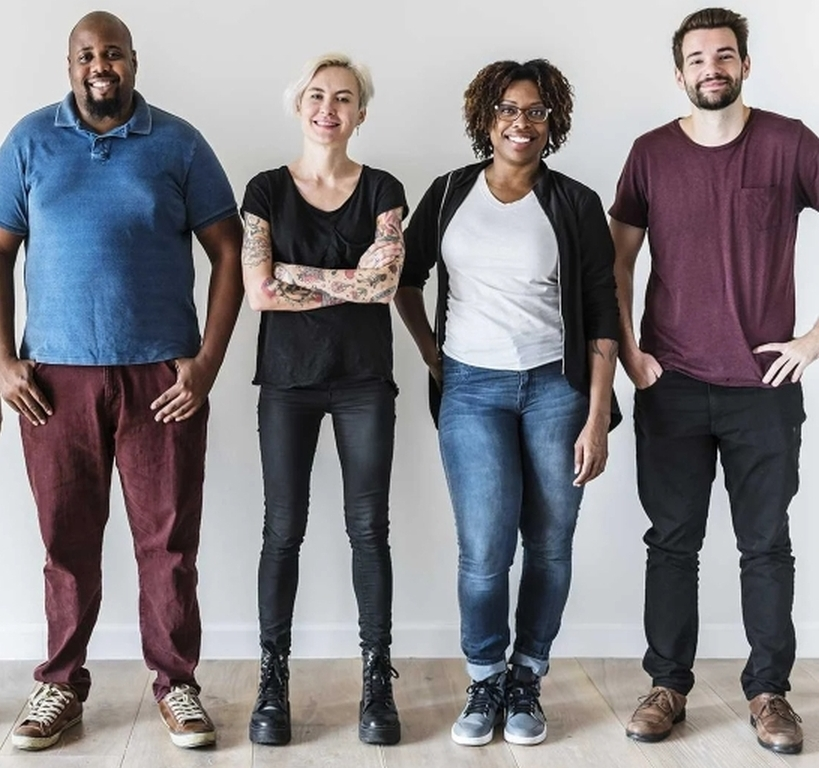
#> input picture personas.jpg, 819 x 768 px, found by its file name
$ jupyter execute --allow-errors ViolaJones-Varios.ipynb   (older library calls are emulated)
#> lines starting #> are read from the running program, lines starting #| are printed output that depends on the picture; after the words box and inside, x2 and y2 are one past the last pixel; in counts of white or black regions, pixels touching at a corner belong together
[cell 1]
import cv2 as cv
from google.colab.patches import cv2_imshow
import numpy as np
Im=cv.imread('/content/drive/MyDrive/Colab Notebooks/personas.jpg')
#> Im is the input picture: shape (768, 819, 3); mean B, G, R 131.1, 126.2, 129.4
cv2_imshow(Im)
face_cascade = cv.CascadeClassifier(cv.data.haarcascades +'haarcascade_frontalface_default.xml')
gray=cv.cvtColor(Im, cv.COLOR_BGR2GRAY)
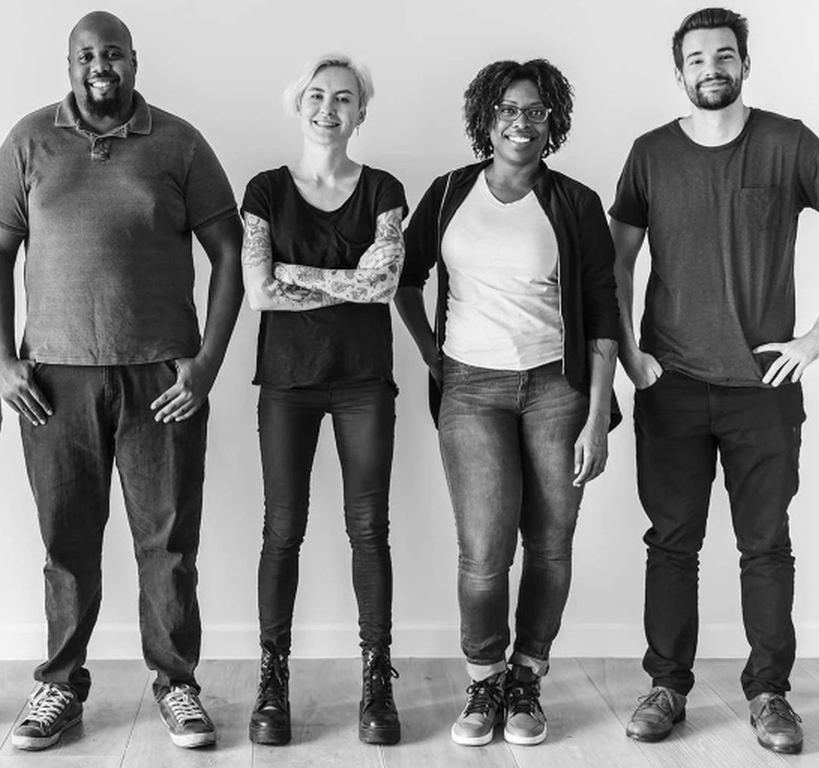
#> gray: shape (768, 819); min 0, max 255, mean 127.7
faces=face_cascade.detectMultiScale(gray,1.1,5)
#> faces = [[489, 84, 67, 67], [674, 27, 77, 77], [292, 70, 75, 75], [67, 28, 72, 72]]
for (x,y,w,h) in faces:
    Img = cv.rectangle(Im,(x,y),(x+w,y+h),(0,0,255),2)
#> this loop made 4 passes
#> pass 2, `Img = cv.rectangle(Im,(x,y),(x+w,y+h),(0,0,255),2)`:
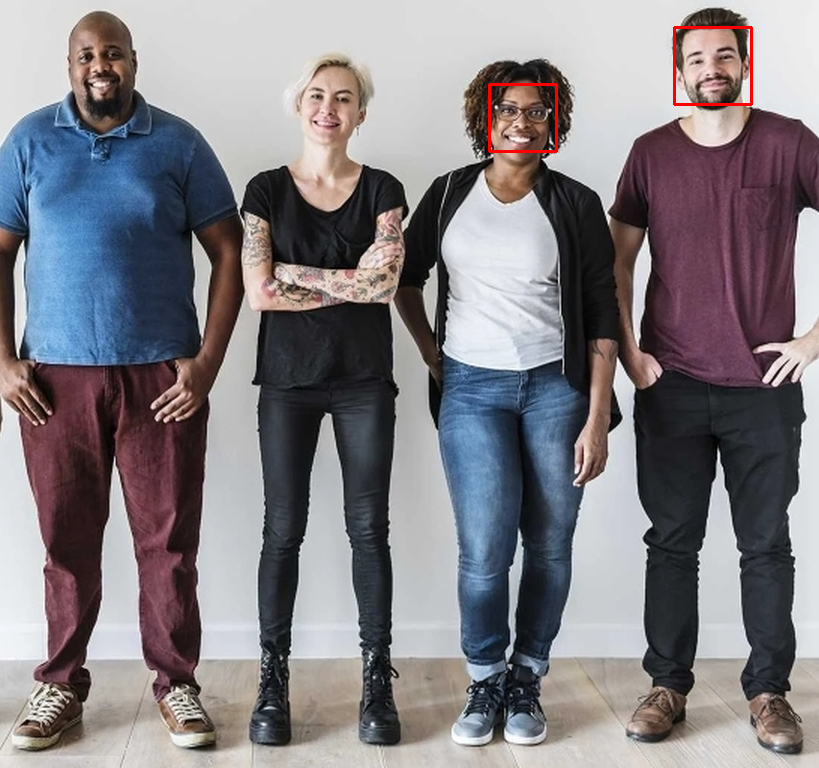
#> Img: shape (768, 819, 3); mean B, G, R 130.8, 125.9, 129.8
#> pass 3, `Img = cv.rectangle(Im,(x,y),(x+w,y+h),(0,0,255),2)`:
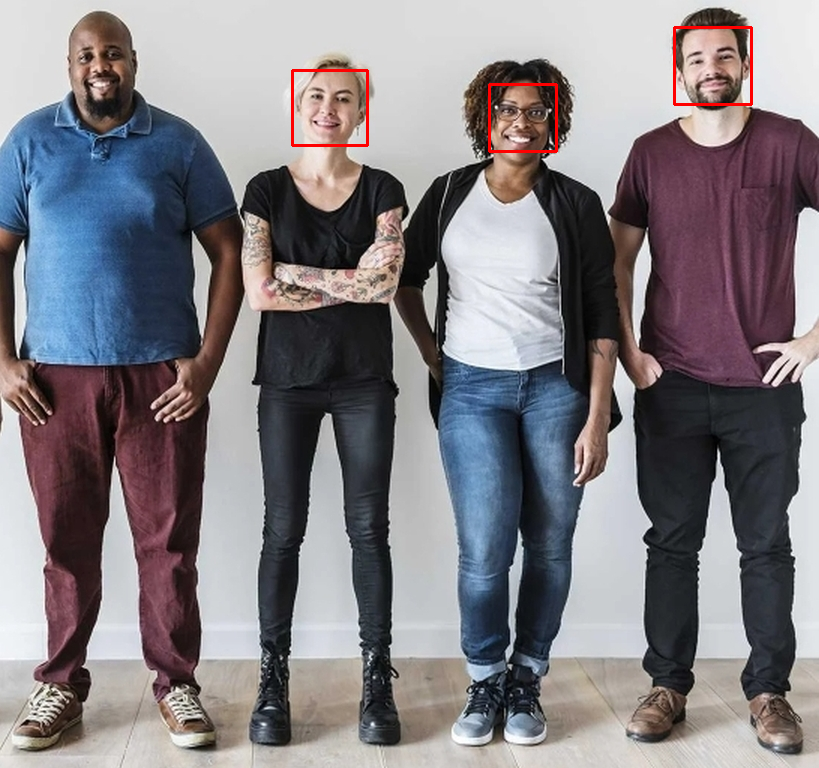
#> Img: shape (768, 819, 3); 0.14% of pixels changed, all inside (x1, y1, x2, y2) = (291, 69, 369, 147)
#> after the loop:
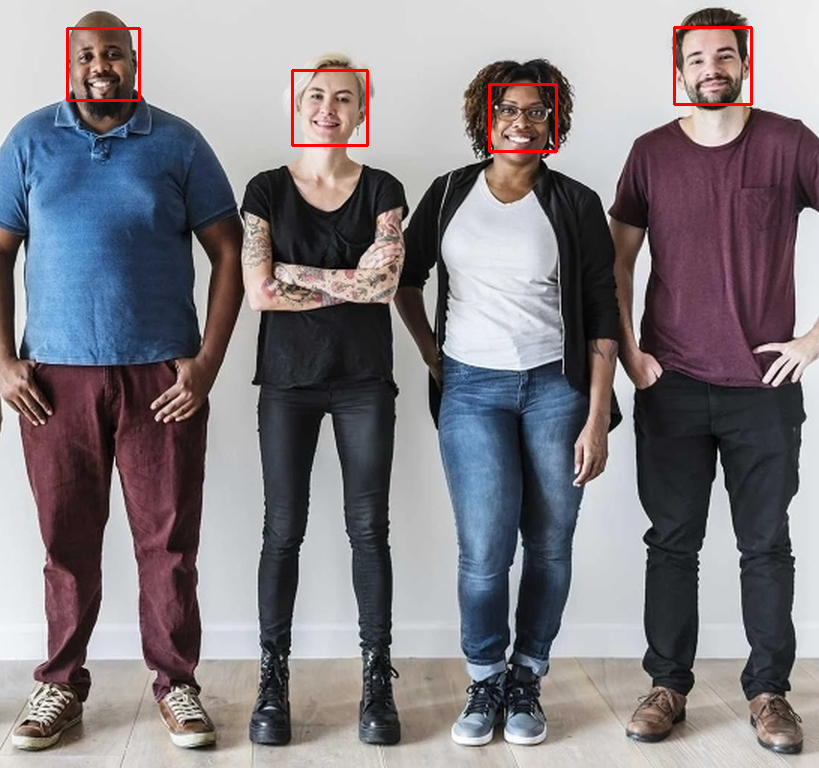
#> Im: shape (768, 819, 3); 0.55% of pixels changed, all inside (x1, y1, x2, y2) = (66, 26, 753, 153)
print('Rostros detectados:')
cv2_imshow(Img)

[cell 2]
#códigos tomados  de : "Introduction to Machine Learning with python"  by A. C. Muller
from sklearn.datasets import fetch_lfw_people
import matplotlib.pyplot as plt


#> (the rest of this cell did not finish here and is left out)

#> (a cell that did not finish here is left out)

[cell 4]
from sklearn.neighbors import KNeighborsClassifier
from sklearn.model_selection import train_test_split

#seleccionar sólo 20 imágenes pr persona
#> (the rest of this cell did not finish here and is left out)

[cell 5]
from sklearn.decomposition import PCA

#extraer PCA
#> (the rest of this cell did not finish here and is left out)

[cell 6]
#considerando NMF   -- Non Matrix Factorization

from sklearn.decomposition import NMF
nmf = NMF(n_components=15, random_state=0)
#> (the rest of this cell did not finish here and is left out)

[cell 7]
import numpy as np
import cv2 as cv
from google.colab.patches import cv2_imshow


img = cv.imread('/content/drive/MyDrive/Colab Notebooks/peppers.bmp')
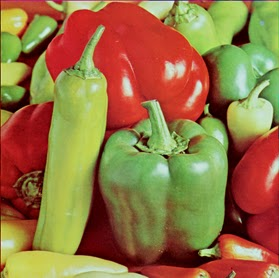
#> input picture peppers.bmp, 279 x 278 px, found by its file name
#> img is the input picture: shape (278, 279, 3); mean B, G, R 66.8, 115.7, 149.8
img = cv.cvtColor(img, cv.COLOR_BGR2GRAY)
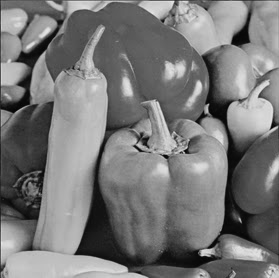
#> img: shape (278, 279); min 4, max 232, mean 120.3
gabor = cv.getGaborKernel((11,11), 10.0, np.pi/9, 10.0, 0.5, 0, ktype=cv.CV_32F,)
filtered_img = cv.filter2D(img, cv.CV_8UC3, gabor)
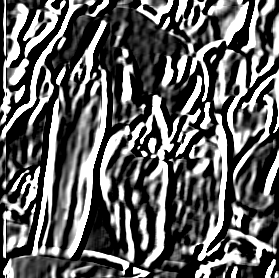
#> filtered_img: shape (278, 279); min 0, max 255, mean 96.5
cv2_imshow(img)
print('Textura obtenida:')
cv2_imshow(filtered_img)

[cell 8]
from matplotlib.pyplot import imshow
import cv2 as cv
import numpy as np
from google.colab.patches import cv2_imshow

a=cv.imread('/content/drive/MyDrive/Colab Notebooks/letras.jpg')
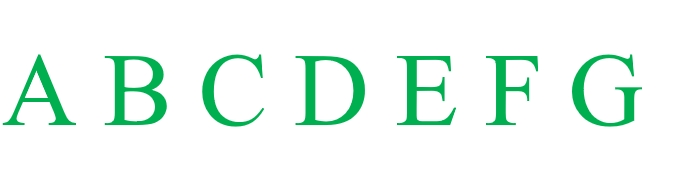
#> input picture letras.jpg, 673 x 184 px, found by its file name
#> a is the input picture: shape (184, 673, 3); mean B, G, R 241.5, 248.5, 235.3
print('Detector de esquinas de Harris')
#aplicar detector de harris
gray = cv.cvtColor(a,cv.COLOR_BGR2GRAY)
#> gray: shape (184, 673)

Ha = cv.cornerHarris(gray,2,3,0.01)
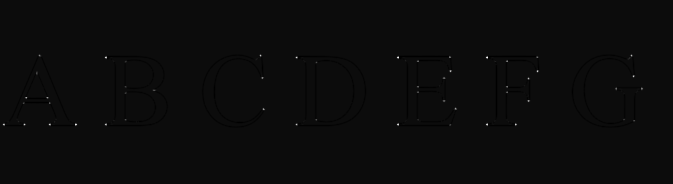
#> Ha: shape (184, 673) float32; min -0.000879, max 0.017, mean -6.39e-06; drawn with min black and max white
Ha=cv.dilate(Ha,None)
a[Ha>0.02*Ha.max()]=[255,0,0]
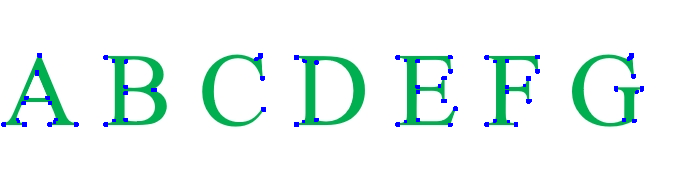
#> a: shape (184, 673, 3); 1.07% of pixels changed, all inside (x1, y1, x2, y2) = (1, 53, 644, 127)
cv2_imshow(a)
